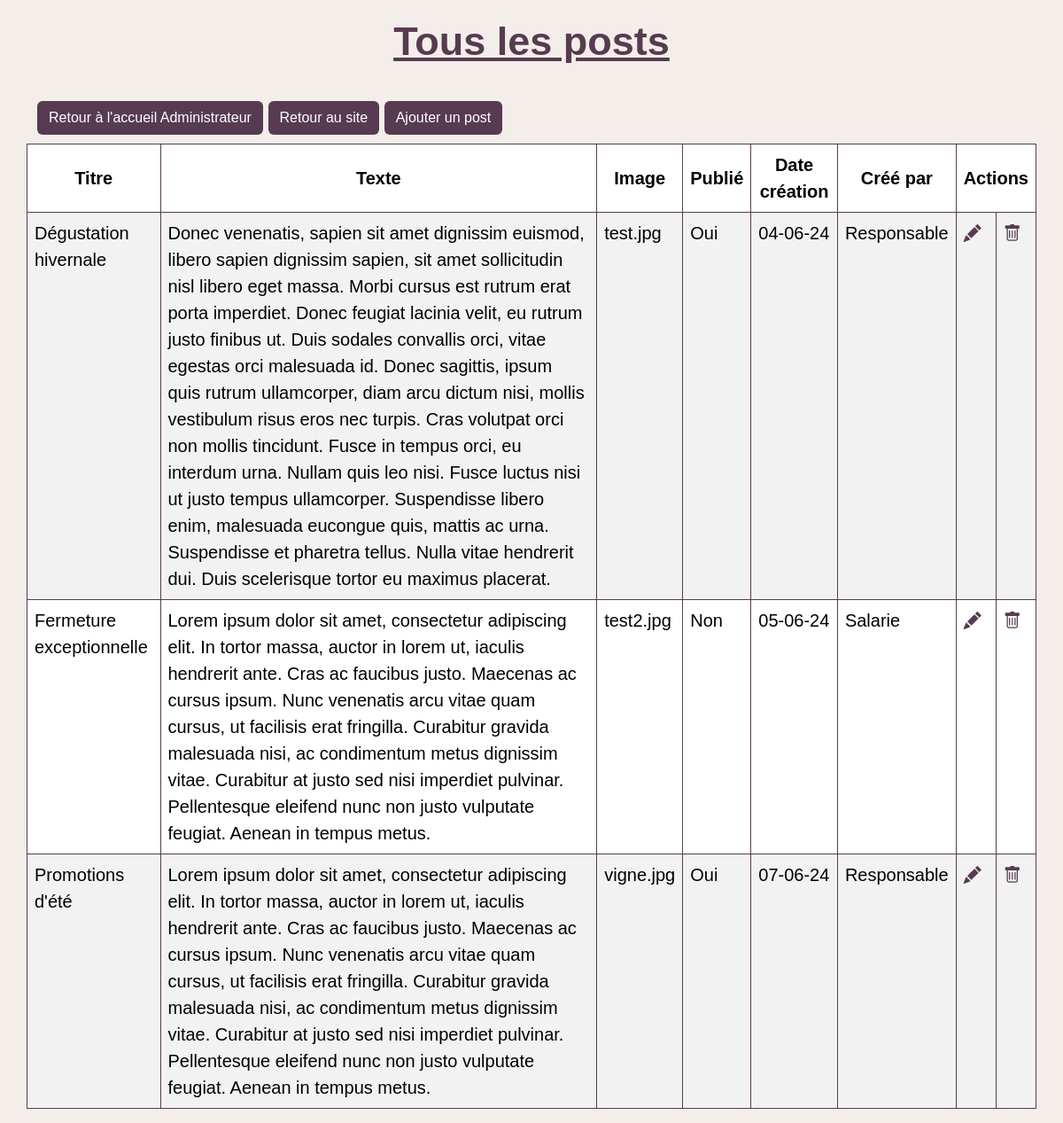
/admin/post/listPost.php (signed in), run on the app's committed database.
### tables this page shows
CREATE TABLE IF NOT EXISTS `posts` (
  `post_id` INT(11) NOT NULL AUTO_INCREMENT,
  `post_title` VARCHAR(45) NOT NULL,
  `post_text` TEXT NOT NULL,
  `post_img` VARCHAR(45) NOT NULL,
  `post_publie` TINYINT(4) NOT NULL,
  `post_date` Date NOT NULL,
  `user_id` INT(11) NOT NULL,
  PRIMARY KEY (`post_id`),
  CONSTRAINT `fk_posts_users`
    FOREIGN KEY (`user_id`)
    REFERENCES `users` (`user_id`)
    ON DELETE NO ACTION
    ON UPDATE NO ACTION);

CREATE TABLE IF NOT EXISTS `users` (
  `user_id` INT(11) NOT NULL AUTO_INCREMENT,
  `user_login` VARCHAR(20) NOT NULL,
  `user_mdp` VARCHAR(255) NOT NULL,
  `role_id` INT(11) NOT NULL,
  PRIMARY KEY (`user_id`),
  CONSTRAINT `fk_users_roles`
    FOREIGN KEY (`role_id`)
    REFERENCES `roles` (`role_id`)
    ON DELETE NO ACTION
    ON UPDATE NO ACTION);

### class/PostManager.php (called while the page is built, shortened)
<?php
class PostManager {
	private $_db;
	public function setDb(PDO $dbh) {
		$this->_db = $dbh;
	}
	public function getPost($post_id ="") {
		if(empty($post_id)) {
			$sql = "SELECT * FROM posts P INNER JOIN users U ON (P.user_id = U.user_id)";
			$stmt = $this->_db->prepare($sql);
		} else {
			$sql = "SELECT * FROM posts P INNER JOIN users U ON (P.user_id = U.user_id) WHERE post_id = :post_id ";
			$stmt = $this->_db->prepare($sql);
			$stmt->bindparam(":post_id", $post_id);
		}
		$stmt->execute();
		while ($row = $stmt->fetch(PDO::FETCH_ASSOC)) {
			$result[] = $row;
		}
		if(isset($result)) {
			return $result;
		} else {
			$_SESSION['error'] = "Pas de post enregistré pour le moment";
			return $result = (array) Null;
		}
	}
}

### class/UserManager.php (called while the page is built, shortened)
<?php
class UserManager {
	private $_db;
	public function setDb(PDO $dbh) {
		$this->_db = $dbh;
	}
	public function displayMenu($role_level) {
		$sql = "SELECT action_name, action_slug FROM actions A INNER JOIN permiss P ON (A.action_id = P.action_id AND min_level <= :role_level)";
		$stmt = $this->_db->prepare($sql);
		$stmt->bindparam(':role_level', $role_level);
		$stmt->execute();
		while ($row = $stmt->fetch(PDO::FETCH_ASSOC)) {
			$result[] = $row;
		}
		if(isset($result)) {
			return $result;
		} else {
			return false;
		}
	}
}

### process/process_permiss.php (called while the page is built, shortened)
<?php
$user = new UserManager($db);
$menu = $user->displayMenu($_SESSION['role_level']);
return $menu;

### admin/post/listPost.php (the view, shortened to what this page needs)
<?php
require('../../connect.php');
require('../../class/PostManager.php');
require('../../class/UserManager.php');
require('../../process/process_permiss.php');
$post = new PostManager($db);
$posts = $post->getPost();
?>
<!DOCTYPE html>
<html lang="fr">
<head>
	<link rel="stylesheet" href="../../css/style.css">
	<link href="https://cdn.jsdelivr.net/npm/bootstrap@5.3.3/dist/css/bootstrap.min.css" rel="stylesheet">
	<link rel="stylesheet" href="https://cdn.jsdelivr.net/npm/bootstrap-icons@1.5.0/font/bootstrap-icons.css">
</head>
<body>
	<main class="container">
		<h1 class="center">Tous les posts</h1>
		<a role="button" class="btn btn-xs btn-product" href="../menu.php">Retour à l'accueil Administrateur</a>
		<a role="button" class="btn btn-xs btn-product" href="../../index.php">Retour au site</a>
		<a role="button" class="btn btn-xs btn-product" href="insertPost.php">Ajouter un post</a>
		<div class="row">
			<table class="table table-striped">
				<thead>
					<th class="center">Titre</th>
					<th class="center">Texte</th>
					<th class="center">Image</th>
					<th class="center">Publié</th>
					<th class="center">Date création</th>
					<th class="center">Créé par</th>
					<th class="center" colspan="2">Actions</th>
				</thead>
				<tbody>
					<?php foreach($posts as $post): ?>
						<tr>
							<td><?= $post['post_title'] ?></td>
							<td><?= $post['post_text'] ?></td>
							<td><?= $post['post_img'] ?></td>
							<td>
								<?php if($post['post_publie'] == 1) {
									echo "Oui";
								} else {
									echo "Non";
								}
								?>
							</td>
							<td>
								<?php $date = new DateTimeImmutable($post['post_date']);
								echo $date->format('d-m-y') ?>
							</td>
							<td>
								<?= ucfirst(strtolower($post['user_login'])) ?>
							</td>
							<td>
								<a href="updatePost.php?post_id=<?= $post['post_id']?>"><i class="bi bi-pencil-fill"></i></a>
							</td>
							<td>
								<a onclick="return(confirm('Attention! Vous allez supprimer un post. Confirmez-vous la suppression ?'))" href="deletePost.php?post_id=<?= $post['post_id'] ?>&post_img=<?= $post['post_img'] ?>"><i class="bi bi-trash"></i></a>
							</td>
						</tr>
					<?php endforeach ?>
				</tbody>
			</table>
		</div>
	</main>
</body>
</html>

### css/style.css (style rules this page uses)
* { margin: 0; padding: 0; }
body { color: #573B50 !important; background-color: #F3EEE9 !important; font-family: source sans pro, sans-serif !important; margin: auto !important; font-size: 20px !important; }
h1 { font-size: 45px !important; font-weight: bolder !important; text-decoration: underline; margin-top: 20px !important; margin-bottom: 40px !important; }
a { color: #573B50 !important; text-decoration: none !important; }
.center { text-align: center; vertical-align: middle; }
.table, th, td { border: 1px solid #573B50 !important; }

### data on the page
posts: post_title "Dégustation hivernale", post_text "Donec venenatis, sapien sit amet dignissim euismod, libero sapien dignissim sapien, sit amet sollicitudin nisl libero eget massa. Morbi cursus est rutrum erat porta imperdiet. Donec feugiat lacinia velit, eu rutrum justo finibus ut. Duis sodales convallis orci, vitae egestas orci malesuada id. Donec sagittis, ipsum quis rutrum ullamcorper, diam arcu dictum nisi, mollis vestibulum risus eros nec turpis. Cras volutpat orci non mollis tincidunt. Fusce in tempus orci, eu interdum urna. Nullam quis leo nisi. Fusce luctus nisi ut justo tempus ullamcorper. Suspendisse libero enim, malesuada eucongue quis, mattis ac urna. Suspendisse et pharetra tellus. Nulla vitae hendrerit dui. Duis scelerisque…", post_img "test.jpg", post_publie "Oui", post_date "04-06-24", user.user_login "Responsable"
posts: post_title "Fermeture exceptionnelle", post_text "Lorem ipsum dolor sit amet, consectetur adipiscing elit. In tortor massa, auctor in lorem ut, iaculis hendrerit ante. Cras ac faucibus justo. Maecenas ac cursus ipsum. Nunc venenatis arcu vitae quam cursus, ut facilisis erat fringilla. Curabitur gravida malesuada nisi, ac condimentum metus dignissim vitae. Curabitur at justo sed nisi imperdiet pulvinar. Pellentesque eleifend nunc non justo vulputate feugiat. Aenean in tempus metus.", post_img "test2.jpg", post_publie "Non", post_date "05-06-24", user.user_login "Salarie"
posts: post_title "Promotions d'été", post_text "Lorem ipsum dolor sit amet, consectetur adipiscing elit. In tortor massa, auctor in lorem ut, iaculis hendrerit ante. Cras ac faucibus justo. Maecenas ac cursus ipsum. Nunc venenatis arcu vitae quam cursus, ut facilisis erat fringilla. Curabitur gravida malesuada nisi, ac condimentum metus dignissim vitae. Curabitur at justo sed nisi imperdiet pulvinar. Pellentesque eleifend nunc non justo vulputate feugiat. Aenean in tempus metus.", post_img "vigne.jpg", post_publie "Oui", post_date "07-06-24", user.user_login "Responsable"
